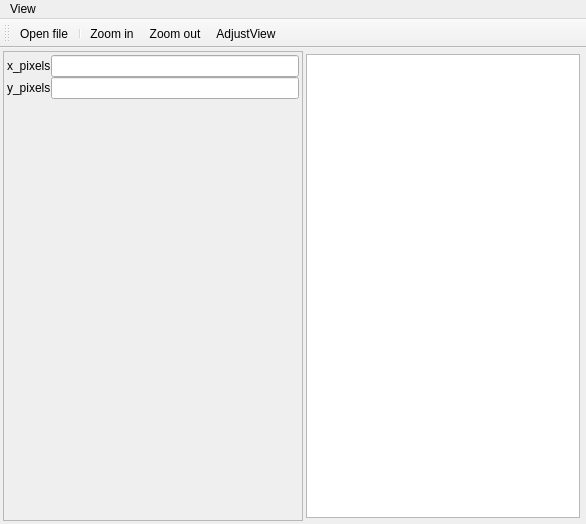
<?xml version="1.0" encoding="UTF-8"?>
<ui version="4.0">
 <class>MainWindow</class>
 <widget class="QMainWindow" name="MainWindow">
  <property name="geometry">
   <rect>
    <x>0</x>
    <y>0</y>
    <width>586</width>
    <height>524</height>
   </rect>
  </property>
  <property name="windowTitle">
   <string>MainWindow</string>
  </property>
  <widget class="QWidget" name="centralwidget">
   <layout class="QGridLayout" name="gridLayout">
    <property name="leftMargin">
     <number>3</number>
    </property>
    <property name="topMargin">
     <number>3</number>
    </property>
    <property name="rightMargin">
     <number>3</number>
    </property>
    <property name="bottomMargin">
     <number>3</number>
    </property>
    <property name="spacing">
     <number>0</number>
    </property>
    <item row="0" column="0">
     <widget class="QFrame" name="frame">
      <property name="sizePolicy">
       <sizepolicy hsizetype="Fixed" vsizetype="Preferred">
        <horstretch>0</horstretch>
        <verstretch>0</verstretch>
       </sizepolicy>
      </property>
      <property name="minimumSize">
       <size>
        <width>300</width>
        <height>0</height>
       </size>
      </property>
      <property name="maximumSize">
       <size>
        <width>300</width>
        <height>16777215</height>
       </size>
      </property>
      <property name="frameShape">
       <enum>QFrame::StyledPanel</enum>
      </property>
      <property name="frameShadow">
       <enum>QFrame::Raised</enum>
      </property>
      <layout class="QVBoxLayout" name="verticalLayout">
       <property name="spacing">
        <number>0</number>
       </property>
       <property name="leftMargin">
        <number>3</number>
       </property>
       <property name="topMargin">
        <number>3</number>
       </property>
       <property name="rightMargin">
        <number>3</number>
       </property>
       <property name="bottomMargin">
        <number>3</number>
       </property>
       <item>
        <widget class="QWidget" name="secondaryViewerWidget" native="true"/>
       </item>
       <item>
        <layout class="QGridLayout" name="gridLayout_2">
         <item row="1" column="0">
          <widget class="QLabel" name="yLabel">
           <property name="text">
            <string>y_pixels</string>
           </property>
          </widget>
         </item>
         <item row="0" column="1">
          <widget class="QLineEdit" name="xEdit"/>
         </item>
         <item row="1" column="1">
          <widget class="QLineEdit" name="yEdit"/>
         </item>
         <item row="0" column="0">
          <widget class="QLabel" name="xLabel">
           <property name="text">
            <string>x_pixels</string>
           </property>
          </widget>
         </item>
        </layout>
       </item>
       <item>
        <spacer name="verticalSpacer">
         <property name="orientation">
          <enum>Qt::Vertical</enum>
         </property>
         <property name="sizeHint" stdset="0">
          <size>
           <width>20</width>
           <height>40</height>
          </size>
         </property>
        </spacer>
       </item>
      </layout>
     </widget>
    </item>
    <item row="0" column="1">
     <widget class="QWidget" name="primaryViewerWidget" native="true">
      <layout class="QVBoxLayout" name="verticalLayout_2">
       <property name="spacing">
        <number>0</number>
       </property>
       <property name="leftMargin">
        <number>3</number>
       </property>
       <property name="topMargin">
        <number>3</number>
       </property>
       <property name="rightMargin">
        <number>3</number>
       </property>
       <property name="bottomMargin">
        <number>3</number>
       </property>
       <item>
        <widget class="QGraphicsView" name="view"/>
       </item>
      </layout>
     </widget>
    </item>
   </layout>
  </widget>
  <widget class="QMenuBar" name="menubar">
   <property name="geometry">
    <rect>
     <x>0</x>
     <y>0</y>
     <width>586</width>
     <height>25</height>
    </rect>
   </property>
   <widget class="QMenu" name="menuView">
    <property name="title">
     <string>View</string>
    </property>
    <addaction name="actionOpenFile"/>
    <addaction name="separator"/>
    <addaction name="actionZoomIn"/>
    <addaction name="actionZoomOut"/>
    <addaction name="actionAdjustView"/>
    <addaction name="separator"/>
   </widget>
   <addaction name="menuView"/>
  </widget>
  <widget class="QToolBar" name="toolBar">
   <property name="windowTitle">
    <string>toolBar</string>
   </property>
   <attribute name="toolBarArea">
    <enum>TopToolBarArea</enum>
   </attribute>
   <attribute name="toolBarBreak">
    <bool>false</bool>
   </attribute>
   <addaction name="actionOpenFile"/>
   <addaction name="separator"/>
   <addaction name="actionZoomIn"/>
   <addaction name="actionZoomOut"/>
   <addaction name="actionAdjustView"/>
  </widget>
  <action name="actionZoomIn">
   <property name="icon">
    <iconset resource="icons.qrc">
     <normaloff>:/resources/icons/ic_zoom_in_black_24dp.png</normaloff>:/resources/icons/ic_zoom_in_black_24dp.png</iconset>
   </property>
   <property name="text">
    <string>Zoom in</string>
   </property>
   <property name="toolTip">
    <string>Zoom in the image</string>
   </property>
  </action>
  <action name="actionZoomOut">
   <property name="icon">
    <iconset resource="icons.qrc">
     <normaloff>:/resources/icons/ic_zoom_out_black_24dp.png</normaloff>:/resources/icons/ic_zoom_out_black_24dp.png</iconset>
   </property>
   <property name="text">
    <string>Zoom out</string>
   </property>
   <property name="toolTip">
    <string>Zoom out the image</string>
   </property>
  </action>
  <action name="actionAdjustView">
   <property name="icon">
    <iconset resource="../../source/cats/icons.qrc">
     <normaloff>:/resources/icons/ic_settings_overscan_black_24dp.png</normaloff>:/resources/icons/ic_settings_overscan_black_24dp.png</iconset>
   </property>
   <property name="text">
    <string>AdjustView</string>
   </property>
   <property name="toolTip">
    <string>Adjusts the view to the available area</string>
   </property>
  </action>
  <action name="actionOpenFile">
   <property name="icon">
    <iconset resource="icons.qrc">
     <normaloff>:/resources/icons/ic_folder_open_black_24dp.png</normaloff>:/resources/icons/ic_folder_open_black_24dp.png</iconset>
   </property>
   <property name="text">
    <string>Open file</string>
   </property>
  </action>
 </widget>
 <resources>
  <include location="icons.qrc"/>
  <include location="../../source/cats/icons.qrc"/>
 </resources>
 <connections/>
</ui>
